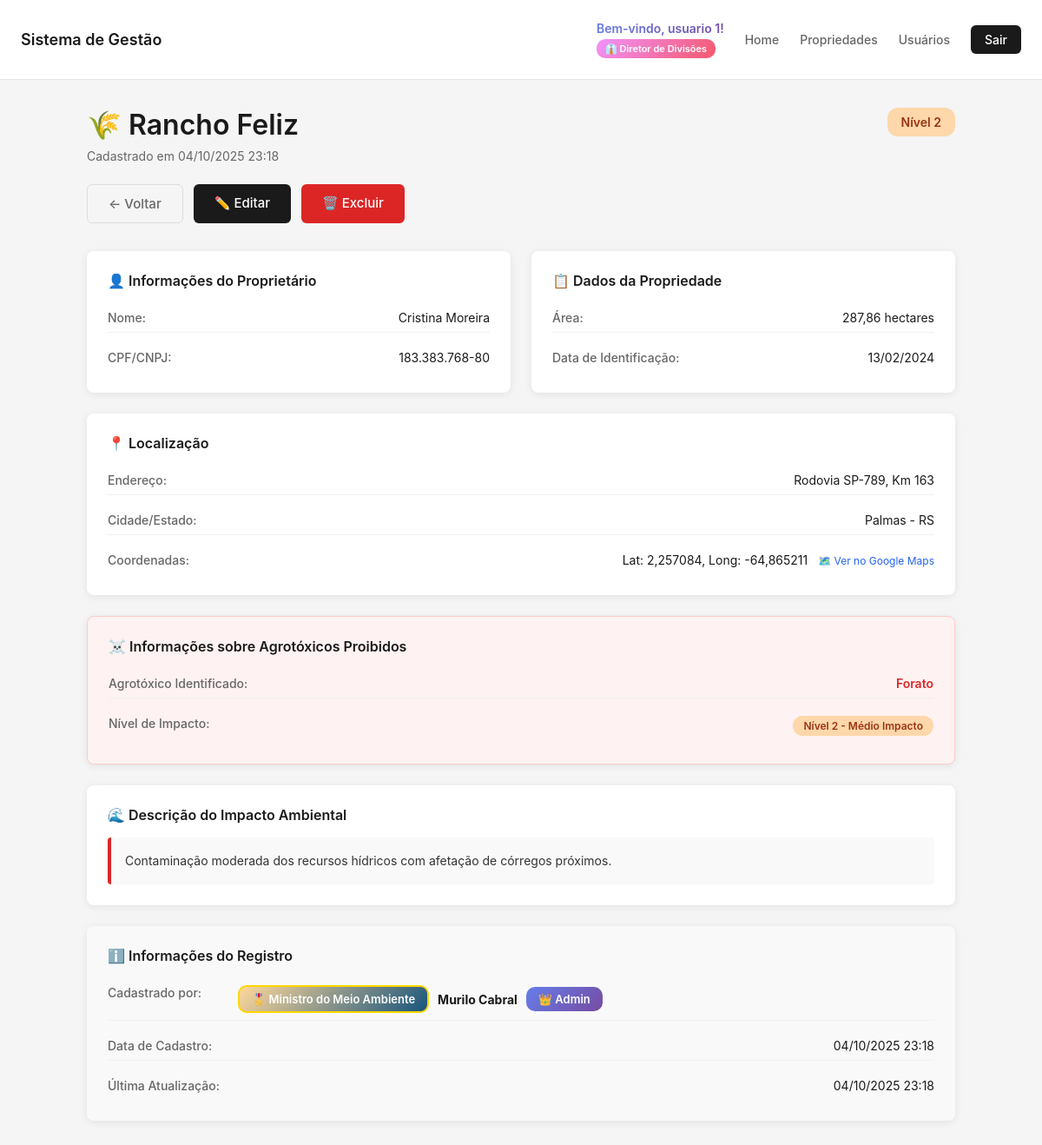
The app's page /propriedades/22/ (signed in) with its own data.
### core/models.py (models this page shows, shortened)
class PerfilUsuario(models.Model):
    TIPO_PERFIL_CHOICES = [
        ('COMUM', 'Usuário Comum'),
        ('DIRETOR', 'Diretor de Divisões'),
        ('MINISTRO', 'Ministro do Meio Ambiente'),
    ]
    usuario = models.OneToOneField(User, on_delete=models.CASCADE, related_name='perfil')
    tipo_perfil = models.CharField(
        max_length=10,
        choices=TIPO_PERFIL_CHOICES,
        default='COMUM',
        verbose_name="Tipo de Perfil"
    )
    foto = models.ImageField(upload_to='fotos_usuarios/', verbose_name="Foto do Usuário", null=True, blank=True)
    telefone = models.CharField(max_length=20, verbose_name="Telefone", blank=True)
    cpf = models.CharField(max_length=14, verbose_name="CPF", blank=True, unique=True, null=True)
    data_nascimento = models.DateField(verbose_name="Data de Nascimento", null=True, blank=True)
    endereco = models.TextField(verbose_name="Endereço", blank=True)
    bio = models.TextField(verbose_name="Biografia", blank=True, max_length=500)
    data_cadastro = models.DateTimeField(auto_now_add=True, verbose_name="Data de Cadastro")
    data_atualizacao = models.DateTimeField(auto_now=True, verbose_name="Última Atualização")
    def get_tipo_perfil_display_icon(self):
        icons = {
            'COMUM': '👤',
            'DIRETOR': '👔',
            'MINISTRO': '🎖️',
        }
        return icons.get(self.tipo_perfil, '👤')
    class Meta:
        verbose_name = "Perfil de Usuário"
        verbose_name_plural = "Perfis de Usuários"
        ordering = ['-data_cadastro']

class PropriedadeRural(models.Model):
    NIVEL_CHOICES = [
        (1, 'Nível 1 - Baixo Impacto'),
        (2, 'Nível 2 - Médio Impacto'),
        (3, 'Nível 3 - Alto Impacto'),
    ]
    nome_propriedade = models.CharField(max_length=200, verbose_name="Nome da Propriedade")
    proprietario = models.CharField(max_length=200, verbose_name="Nome do Proprietário")
    cpf_cnpj = models.CharField(max_length=18, verbose_name="CPF/CNPJ")
    endereco = models.TextField(verbose_name="Endereço Completo")
    cidade = models.CharField(max_length=100, verbose_name="Cidade")
    estado = models.CharField(max_length=2, verbose_name="Estado (UF)")
    area_hectares = models.DecimalField(
        max_digits=10,
        decimal_places=2,
        validators=[MinValueValidator(0.01)],
        verbose_name="Área em Hectares"
    )
    agrotoxico_utilizado = models.CharField(max_length=200, verbose_name="Agrotóxico Proibido Utilizado")
    nivel_impacto = models.IntegerField(
        choices=NIVEL_CHOICES,
        verbose_name="Nível de Impacto Ambiental"
    )
    descricao_impacto = models.TextField(
        verbose_name="Descrição do Impacto",
        help_text="Descreva os impactos observados nos lençóis freáticos, rios e mares"
    )
    data_identificacao = models.DateField(
        default=timezone.now,
        verbose_name="Data de Identificação"
    )
    latitude = models.DecimalField(
        max_digits=9,
        decimal_places=6,
        null=True,
        blank=True,
        verbose_name="Latitude"
    )
    longitude = models.DecimalField(
        max_digits=9,
        decimal_places=6,
        null=True,
        blank=True,
        verbose_name="Longitude"
    )
    usuario_cadastro = models.ForeignKey(
        User,
        on_delete=models.SET_NULL,
        null=True,
        verbose_name="Cadastrado por"
    )
    data_cadastro = models.DateTimeField(auto_now_add=True, verbose_name="Data de Cadastro")
    data_atualizacao = models.DateTimeField(auto_now=True, verbose_name="Última Atualização")
    ativo = models.BooleanField(default=True, verbose_name="Registro Ativo")
    class Meta:
        verbose_name = "Propriedade Rural"
        verbose_name_plural = "Propriedades Rurais"
        ordering = ['-data_cadastro']

### core/views.py (the view)
# urls.py: path("propriedades/<int:pk>/", views.propriedade_detail, name="propriedade_detail"),
@login_required
def propriedade_detail(request, pk):
    propriedade = get_object_or_404(PropriedadeRural, pk=pk, ativo=True)
    niveis_permitidos = obter_niveis_visualizacao(request.user)
    if propriedade.nivel_impacto not in niveis_permitidos:
        messages.error(request, 'Você não tem permissão para visualizar propriedades deste nível!')
        return redirect('propriedades_list')
    return render(request, 'core/propriedade_detail.html', {'propriedade': propriedade})

### core/views.py (called while the page is built)
def obter_niveis_visualizacao(usuario):
    if not usuario.is_authenticated:
        return []
    if usuario.is_staff or usuario.is_superuser:
        return [1, 2, 3]
    if not hasattr(usuario, 'perfil'):
        return [1]  # Padrão: apenas nível 1
    if usuario.perfil.tipo_perfil == 'MINISTRO':
        return [1, 2, 3]
    if usuario.perfil.tipo_perfil == 'DIRETOR':
        return [1, 2]
    return [1]

### core/templates/core/propriedade_detail.html (shortened to what this page needs)
{% extends 'core/base.html' %}
{% load static %}
{% block extra_styles %}
<link rel="stylesheet" href="{% static 'core/css/propriedades.css' %}" />
{% endblock %}
{% block content %}
<div class="detail-container">
  <div class="detail-header">
    <div>
      <h1>🌾 {{ propriedade.nome_propriedade }}</h1>
      <p class="detail-subtitle">
        Cadastrado em {{ propriedade.data_cadastro|date:"d/m/Y H:i" }}
      </p>
    </div>
    <span class="badge badge-nivel-{{ propriedade.nivel_impacto }} badge-large">
      Nível {{ propriedade.nivel_impacto }}
    </span>
  </div>
  <div class="detail-actions">
    <a href="{% url 'propriedades_list' %}" class="btn-secondary"> ← Voltar </a>
    <a href="{% url 'propriedade_update' propriedade.pk %}" class="btn-primary">
      ✏️ Editar
    </a>
    <a href="{% url 'propriedade_delete' propriedade.pk %}" class="btn-danger">
      🗑️ Excluir
    </a>
  </div>
  <div class="detail-grid">
    <div class="detail-card">
      <h3>👤 Informações do Proprietário</h3>
      <div class="detail-info">
        <div class="info-item">
          <span class="info-label">Nome:</span>
          <span class="info-value">{{ propriedade.proprietario }}</span>
        </div>
        <div class="info-item">
          <span class="info-label">CPF/CNPJ:</span>
          <span class="info-value">{{ propriedade.cpf_cnpj }}</span>
        </div>
      </div>
    </div>
    <div class="detail-card">
      <h3>📋 Dados da Propriedade</h3>
      <div class="detail-info">
        <div class="info-item">
          <span class="info-label">Área:</span>
          <span class="info-value"
            >{{ propriedade.area_hectares }} hectares</span
          >
        </div>
        <div class="info-item">
          <span class="info-label">Data de Identificação:</span>
          <span class="info-value"
            >{{ propriedade.data_identificacao|date:"d/m/Y" }}</span
          >
        </div>
      </div>
    </div>
    <div class="detail-card full-width">
      <h3>📍 Localização</h3>
      <div class="detail-info">
        <div class="info-item">
          <span class="info-label">Endereço:</span>
          <span class="info-value">{{ propriedade.endereco }}</span>
        </div>
        <div class="info-item">
          <span class="info-label">Cidade/Estado:</span>
          <span class="info-value"
            >{{ propriedade.cidade }} - {{ propriedade.estado }}</span
          >
        </div>
        {% if propriedade.latitude and propriedade.longitude %}
        <div class="info-item">
          <span class="info-label">Coordenadas:</span>
          <span class="info-value">
            Lat: {{ propriedade.latitude }}, Long: {{ propriedade.longitude }}
            <a
              href="https://www.google.com/maps?q={{ propriedade.latitude }},{{ propriedade.longitude }}"
              target="_blank"
              class="link-maps"
            >
              🗺️ Ver no Google Maps
            </a>
          </span>
        </div>
        {% endif %}
      </div>
    </div>
    <div class="detail-card full-width alert-card">
      <h3>☠️ Informações sobre Agrotóxicos Proibidos</h3>
      <div class="detail-info">
        <div class="info-item">
          <span class="info-label">Agrotóxico Identificado:</span>
          <span class="info-value highlight-danger"
            >{{ propriedade.agrotoxico_utilizado }}</span
          >
        </div>
        <div class="info-item">
          <span class="info-label">Nível de Impacto:</span>
          <span class="info-value">
            <span class="badge badge-nivel-{{ propriedade.nivel_impacto }}">
              {% if propriedade.nivel_impacto == 1 %}
                Nível 1 - Baixo Impacto
              {% elif propriedade.nivel_impacto == 2 %}
                Nível 2 - Médio Impacto
              {% elif propriedade.nivel_impacto == 3 %}
                Nível 3 - Alto Impacto
              {% endif %}
            </span>
          </span>
        </div>
      </div>
    </div>
    <div class="detail-card full-width">
      <h3>🌊 Descrição do Impacto Ambiental</h3>
      <div class="impact-description">
        <p>{{ propriedade.descricao_impacto }}</p>
      </div>
    </div>
    <div class="detail-card full-width metadata-card">
      <h3>ℹ️ Informações do Registro</h3>
      <div class="detail-info">
        <div class="info-item">
          <span class="info-label">Cadastrado por:</span>
          <span class="info-value">
            {% if propriedade.usuario_cadastro %}
            <div class="user-badges-detail">
              <span class="badge-perfil-detail badge-perfil-{{ propriedade.usuario_cadastro.perfil.tipo_perfil|lower }}">
                {{ propriedade.usuario_cadastro.perfil.get_tipo_perfil_display_icon }} {{ propriedade.usuario_cadastro.perfil.get_tipo_perfil_display }}
              </span>
              <strong>{{ propriedade.usuario_cadastro.get_full_name|default:propriedade.usuario_cadastro.username }}</strong>
              {% if propriedade.usuario_cadastro.is_staff %}
              <span class="badge-admin-detail">👑 Admin</span>
              {% endif %}
            </div>
            {% else %}
            <span class="text-muted">Não informado</span>
            {% endif %}
          </span>
        </div>
        <div class="info-item">
          <span class="info-label">Data de Cadastro:</span>
          <span class="info-value"
            >{{ propriedade.data_cadastro|date:"d/m/Y H:i" }}</span
          >
        </div>
        <div class="info-item">
          <span class="info-label">Última Atualização:</span>
          <span class="info-value"
            >{{ propriedade.data_atualizacao|date:"d/m/Y H:i" }}</span
          >
        </div>
      </div>
    </div>
  </div>
</div>
{% endblock %}

### core/templates/core/base.html (shortened to what this page needs)
{% load static %}
<!DOCTYPE html>
<html lang="pt-br">
  <head>
    <link rel="stylesheet" href="{% static 'core/css/base.css' %}" />
    {% block extra_styles %}{% endblock %}
  </head>
  <body>
    <nav class="navbar">
      <div class="navbar-container">
        <a class="navbar-brand" href="{% url 'index' %}"
          >Sistema de Gestão</a
        >
        <div class="navbar-nav">
          {% if user.is_authenticated %}
          <div class="user-info-navbar">
            <span class="welcome-message">
              Bem-vindo, {{ user.get_full_name|default:user.username }}!
            </span>
            <span class="badge-perfil-nav badge-perfil-{{ user.perfil.tipo_perfil|lower }}">
              {{ user.perfil.get_tipo_perfil_display_icon }} {{ user.perfil.get_tipo_perfil_display }}
            </span>
          </div>
          <a class="nav-link" href="{% url 'index' %}">Home</a>
          <a class="nav-link" href="{% url 'propriedades_list' %}"
            >Propriedades</a
          >
          <a class="nav-link" href="{% url 'usuarios_list' %}">Usuários</a>
          <a class="btn-logout" href="{% url 'logout' %}">Sair</a>
          {% else %}
          <a class="btn-login" href="{% url 'login' %}">Entrar</a>
          {% endif %}
        </div>
      </div>
    </nav>
    <main class="container">
       {% block content %}{% endblock %}
    </main>
  </body>
</html>

### core/static/core/css/base.css (style rules this page uses)
* { margin: 0; padding: 0; box-sizing: border-box; }
body { font-family: -apple-system, BlinkMacSystemFont, "Segoe UI", Roboto, "Helvetica Neue", Arial, sans-serif; background-color: #f5f5f5; min-height: 100vh; }
.navbar { background-color: white; border-bottom: 1px solid #e5e5e5; padding: 16px 0; }
.navbar-container { max-width: 1200px; margin: 0 auto; padding: 0 24px; display: flex; justify-content: space-between; align-items: center; }
.navbar-brand { font-size: 18px; font-weight: 600; color: #1a1a1a; text-decoration: none; }
.navbar-nav { display: flex; gap: 24px; align-items: center; }
.user-info-navbar { display: flex; flex-direction: column; gap: 4px; padding: 8px 0; }
.welcome-message { color: #1a1a1a; font-size: 14px; font-weight: 600; background: linear-gradient(135deg, #667eea 0%, #764ba2 100%); background-clip: text; -webkit-background-clip: text; -webkit-text-fill-color: transparent; white-space: nowrap; }
.badge-perfil-nav { display: inline-block; padding: 4px 10px; border-radius: 10px; font-size: 11px; font-weight: 600; white-space: nowrap; align-self: flex-start; }
.badge-perfil-diretor { background: #ddd6fe; color: #5b21b6; }
.badge-perfil-ministro { background: #fef3c7; color: #92400e; border: 2px solid #f59e0b; }
.nav-link { color: #666; text-decoration: none; font-size: 14px; font-weight: 500; transition: color 0.2s ease; }
.btn-logout { background: #1a1a1a; color: white; border: none; padding: 8px 16px; border-radius: 6px; font-size: 14px; font-weight: 500; cursor: pointer; text-decoration: none; display: inline-block; transition: background-color 0.2s ease; }
.container { max-width: 1200px; margin: 32px auto; padding: 0 24px; }

### records on screen
PropriedadeRural: nome_propriedade "Rancho Feliz", data_cadastro "04/10/2025 23:18", nivel_impacto "2", proprietario "Cristina Moreira", cpf_cnpj "183.383.768-80", area_hectares "287,86", data_identificacao "13/02/2024", endereco "Rodovia SP-789, Km 163", cidade "Palmas", estado "RS", latitude "2,257084", longitude "-64,865211", agrotoxico_utilizado "Forato", descricao_impacto "Contaminação moderada dos recursos hídricos com afetação de córregos próximos.", usuario_cadastro.perfil.get_tipo_perfil_display_icon "🎖️", usuario_cadastro.perfil.tipo_perfil "Ministro do Meio Ambiente", usuario_cadastro.get_full_name "Murilo Cabral", data_atualizacao "04/10/2025 23:18"

### other values on screen
{{ user.get_full_name|default:user.username }} "usuario 1"
{{ user.perfil.get_tipo_perfil_display_icon }} "👔"
{{ user.perfil.get_tipo_perfil_display }} "Diretor de Divisões"
